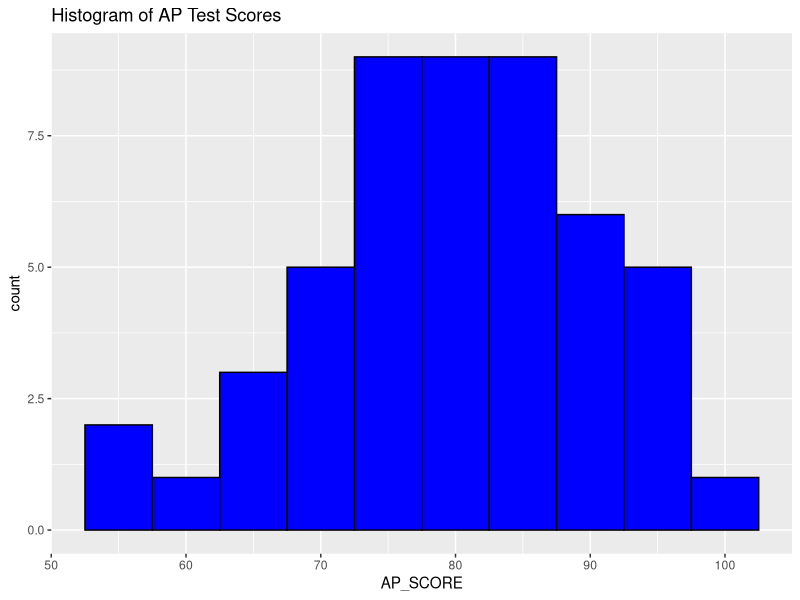

R code for this plot:
## ---- chunk 1
knitr::opts_chunk$set(echo = TRUE)
## ---- chunk 2
library(dplyr)
library(ggplot2)
## ---- chunk 3
TestScores_df <-data.frame(AP_SCORE = c(89, 89, 78, 85,  83,
                                        96, 63, 78, 94,  78,
                                        89, 87, 72, 74,  89,
                                        76, 72, 81, 81,  85,
                                        75, 85, 72, 100, 74,
                                        83, 61, 81, 74,  55,
                                        76, 91, 76, 80,  79,
                                        67, 57, 76, 78,  93,
                                        91, 83, 72, 67,  96,
                                        85, 93, 70, 76,  83))
TestScores_df<-TestScores_df%>%arrange(AP_SCORE)%>%
  mutate(normal_vals= dnorm(AP_SCORE, mean = mean(AP_SCORE), sd = sd(AP_SCORE)) )%>%
  mutate(normal_vals=normal_vals*AP_SCORE)
TestScores_df$AP_SCORE
## ---- chunk 4
Test_Mean<-mean(TestScores_df$AP_SCORE)
Test_SD<-sd(TestScores_df$AP_SCORE)

# FIGURE OUT 1 SD Less than the mean 
# 1 SD More than the mean
EMP_68_LOW<-round(Test_Mean-Test_SD,4)
EMP_68_UPPER<-round(Test_Mean+Test_SD, 4)
c(EMP_68_LOW, EMP_68_UPPER)
#################################################################
# CHECK HOW MANY TEST SCORES BETWEEN EMP_68_LOW and EMP_68_UPPER
# 36/50 are within 1 SD of Mean = 72% (close to 68%)
############################################################
EMP_95_LOW<-round(Test_Mean-2*Test_SD,4)
EMP_95_UPPER<-round(Test_Mean+2*Test_SD, 4)
c(EMP_95_LOW, EMP_95_UPPER)
# 47/50 are within 2 SD of mean = 94% (close to 95%)
EMP_99.7_LOW<-round(Test_Mean-3*Test_SD,4)
EMP_99.7_UPPER<-round(Test_Mean+3*Test_SD, 4)
c(EMP_99.7_LOW, EMP_99.7_UPPER)
#50/50 are within 3 SD of mean = 100% (close to 99.7%)

# CONCLUSION: FOllows the empirical rule
## ---- chunk 5
# calculate the mean and sd of TestScores

Test_hist<-ggplot(TestScores_df)+
                  geom_histogram(aes(x=AP_SCORE),color="black", fill="blue", bins=10)+
                  labs(title="Histogram of AP Test Scores") 
            
# Test_normal<-ggplot(TestScores_df)+
#         stat_function(fun = dnorm,
#                   args = list(mean = mean(TestScores_df$AP_SCORE),
#                               sd = sd(TestScores_df$AP_SCORE)))

Test_hist
## ---- chunk 6
summary(TestScores_df$AP_SCORE)
